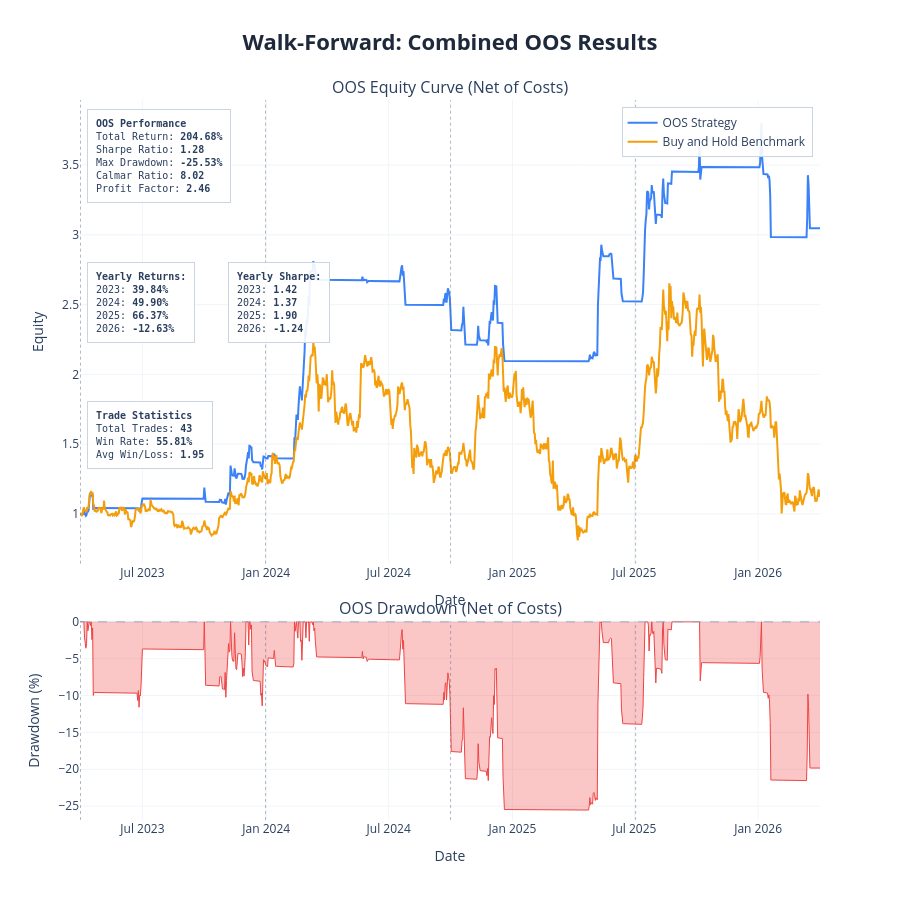

The notebook cell this image was saved under:
### Markdown cell above
---
## Results Charts and Cost Stress Test

| Parameter | Description | Default |
|---|---|---|
| `show_fold_perf` | IS vs OOS bars for return, Sharpe, drawdown per fold | `False` |
| `show_param_evol` | Parameter evolution across folds with ±1 std bands | `False` |
| `show_oos_equity` | Combined OOS equity curve + drawdown with fold boundaries | `True` |
| `show_trades` | Overlay entry/exit markers on OOS equity chart | `False` |
| `benchmark_data` | DataFrame with `Close` column for buy & hold comparison | `None` |
| `save_html_dir` | Directory path to save charts as HTML files, or `None` | `None` |

**Cost Stress Test:** re-run the combined OOS backtest at 1×, 1.5×, 2×, 3× the base cost. Fragile strategies collapse; robust ones degrade gradually.

### Code cell
plot_walk_forward_results(
    results          = results,
    param_defs       = PARAM_DEFS,
    fixed_params     = FIXED_PARAMS,
    benchmark_data   = df,
    show             = True,
    save_html_dir    = None,
    show_fold_perf   = False,   # IS vs OOS bars by fold
    show_param_evol  = False,   # parameter evolution across folds
    show_oos_equity  = True,   # combined OOS equity curve
    show_trades      = False,  # trade markers on OOS equity chart
)

# ── transaction cost stress test ──────────────────────────────────────────

if results['oos_combined_df'] is not None:
    cost_df = cost_stress_test(
        oos_combined_df  = results['oos_combined_df'],
        cost_multipliers = (1.0, 1.5, 2.0, 3.0),
        base_cost        = COST,
    )
else:
    print('No combined OOS dataframe — skip cost stress test')

### Figure 1 — Plotly figure (JSON) as saved in the notebook; plotly's stock layout.template omitted (floating-point values rounded to 4 significant figures; data arrays with more than 128 entries replaced by an {"elided": "..."} marker saying what was removed)
{"data": [{"hovertemplate": "<b>OOS Strategy</b><br>Date: %{x}<br>Equity: %{y:.4f}<extra></extra>", "line": {"color": "#3b82f6", "width": 2}, "mode": "lines", "name": "OOS Strategy", "type": "scatter", "x": {"elided": "1100 str values"}, "xaxis": "x", "y": {"elided": "1100 float values"}, "yaxis": "y"}, {"hovertemplate": "<b>Buy and Hold Benchmark</b><br>Date: %{x}<br>Equity: %{y:.4f}<extra></extra>", "line": {"color": "#f59e0b", "width": 2}, "mode": "lines", "name": "Buy and Hold Benchmark", "type": "scatter", "x": {"elided": "1100 str values"}, "xaxis": "x", "y": {"elided": "1100 float values"}, "yaxis": "y"}, {"fill": "tozeroy", "fillcolor": "rgba(239, 68, 68, 0.3)", "hovertemplate": "<b>Drawdown</b><br>Date: %{x}<br>%{y:.2f}%<extra></extra>", "line": {"color": "#ef4444", "width": 1}, "mode": "lines", "name": "Drawdown", "showlegend": false, "type": "scatter", "x": {"elided": "1100 str values"}, "xaxis": "x2", "y": {"elided": "1100 float values"}, "yaxis": "y2"}], "layout": {"annotations": [{"font": {"size": 16}, "showarrow": false, "text": "OOS Equity Curve (Net of Costs)", "x": 0.5, "xanchor": "center", "xref": "paper", "y": 1, "yanchor": "bottom", "yref": "paper"}, {"font": {"size": 16}, "showarrow": false, "text": "OOS Drawdown (Net of Costs)", "x": 0.5, "xanchor": "center", "xref": "paper", "y": 0.276, "yanchor": "bottom", "yref": "paper"}, {"align": "left", "bgcolor": "rgba(255, 255, 255, 0.9)", "bordercolor": "#cbd5e1", "borderpad": 8, "borderwidth": 1, "font": {"family": "monospace", "size": 10}, "showarrow": false, "text": "<b>OOS Performance</b><br>Total Return: <b>204.68%</b><br>Sharpe Ratio: <b>1.28</b><br>Max Drawdown: <b>-25.53%</b><br>Calmar Ratio: <b>8.02</b><br>Profit Factor: <b>2.46</b>", "x": 0.01, "xanchor": "left", "xref": "x domain", "y": 0.98, "yanchor": "top", "yref": "y domain"}, {"align": "left", "bgcolor": "rgba(255, 255, 255, 0.9)", "bordercolor": "#cbd5e1", "borderpad": 8, "borderwidth": 1, "font": {"family": "monospace", "size": 10}, "showarrow": false, "text": "<b>Yearly Returns:</b><br>2023: <b>39.84%</b><br>2024: <b>49.90%</b><br>2025: <b>66.37%</b><br>2026: <b>-12.63%</b><br>", "x": 0.01, "xanchor": "left", "xref": "x domain", "y": 0.65, "yanchor": "top", "yref": "y domain"}, {"align": "left", "bgcolor": "rgba(255, 255, 255, 0.9)", "bordercolor": "#cbd5e1", "borderpad": 8, "borderwidth": 1, "font": {"family": "monospace", "size": 10}, "showarrow": false, "text": "<b>Yearly Sharpe:</b><br>2023: <b>1.42</b><br>2024: <b>1.37</b><br>2025: <b>1.90</b><br>2026: <b>-1.24</b><br>", "x": 0.2, "xanchor": "left", "xref": "x domain", "y": 0.65, "yanchor": "top", "yref": "y domain"}, {"align": "left", "bgcolor": "rgba(255, 255, 255, 0.9)", "bordercolor": "#cbd5e1", "borderpad": 8, "borderwidth": 1, "font": {"family": "monospace", "size": 10}, "showarrow": false, "text": "<b>Trade Statistics</b><br>Total Trades: <b>43</b><br>Win Rate: <b>55.81%</b><br>Avg Win/Loss: <b>1.95</b>", "x": 0.01, "xanchor": "left", "xref": "x domain", "y": 0.35, "yanchor": "top", "yref": "y domain"}], "height": 900, "hovermode": "x unified", "legend": {"bgcolor": "rgba(255, 255, 255, 0.9)", "bordercolor": "#cbd5e1", "borderwidth": 1, "x": 0.99, "xanchor": "right", "y": 0.99, "yanchor": "top"}, "shapes": [{"line": {"color": "#94a3b8", "dash": "dash", "width": 1}, "type": "line", "x0": 0, "x1": 1, "xref": "x2 domain", "y0": 0, "y1": 0, "yref": "y2"}, {"line": {"color": "rgba(100,116,139,0.5)", "dash": "dot", "width": 1}, "type": "line", "x0": "2023-03-31 00:00:00", "x1": "2023-03-31 00:00:00", "xref": "x", "y0": 0, "y1": 1, "yref": "y domain"}, {"line": {"color": "rgba(100,116,139,0.5)", "dash": "dot", "width": 1}, "type": "line", "x0": "2023-03-31 00:00:00", "x1": "2023-03-31 00:00:00", "xref": "x2", "y0": 0, "y1": 1, "yref": "y2 domain"}, {"line": {"color": "rgba(100,116,139,0.5)", "dash": "dot", "width": 1}, "type": "line", "x0": "2023-12-31 00:00:00", "x1": "2023-12-31 00:00:00", "xref": "x", "y0": 0, "y1": 1, "yref": "y domain"}, {"line": {"color": "rgba(100,116,139,0.5)", "dash": "dot", "width": 1}, "type": "line", "x0": "2023-12-31 00:00:00", "x1": "2023-12-31 00:00:00", "xref": "x2", "y0": 0, "y1": 1, "yref": "y2 domain"}, {"line": {"color": "rgba(100,116,139,0.5)", "dash": "dot", "width": 1}, "type": "line", "x0": "2024-10-01 00:00:00", "x1": "2024-10-01 00:00:00", "xref": "x", "y0": 0, "y1": 1, "yref": "y domain"}, {"line": {"color": "rgba(100,116,139,0.5)", "dash": "dot", "width": 1}, "type": "line", "x0": "2024-10-01 00:00:00", "x1": "2024-10-01 00:00:00", "xref": "x2", "y0": 0, "y1": 1, "yref": "y2 domain"}, {"line": {"color": "rgba(100,116,139,0.5)", "dash": "dot", "width": 1}, "type": "line", "x0": "2025-07-03 00:00:00", "x1": "2025-07-03 00:00:00", "xref": "x", "y0": 0, "y1": 1, "yref": "y domain"}, {"line": {"color": "rgba(100,116,139,0.5)", "dash": "dot", "width": 1}, "type": "line", "x0": "2025-07-03 00:00:00", "x1": "2025-07-03 00:00:00", "xref": "x2", "y0": 0, "y1": 1, "yref": "y2 domain"}], "showlegend": true, "title": {"font": {"color": "#1E293B", "size": 22}, "text": "<b>Walk-Forward: Combined OOS Results</b>", "x": 0.5, "xanchor": "center"}, "xaxis": {"anchor": "y", "domain": [0, 1], "gridcolor": "#f1f5f9", "gridwidth": 1, "showgrid": true, "title": {"text": "Date"}}, "xaxis2": {"anchor": "y2", "domain": [0, 1], "gridcolor": "#f1f5f9", "gridwidth": 1, "showgrid": true, "title": {"text": "Date"}}, "yaxis": {"anchor": "x", "domain": [0.356, 1], "gridcolor": "#f1f5f9", "gridwidth": 1, "showgrid": true, "title": {"text": "Equity"}}, "yaxis2": {"anchor": "x2", "domain": [0, 0.276], "gridcolor": "#f1f5f9", "gridwidth": 1, "showgrid": true, "title": {"text": "Drawdown (%)"}}}}
